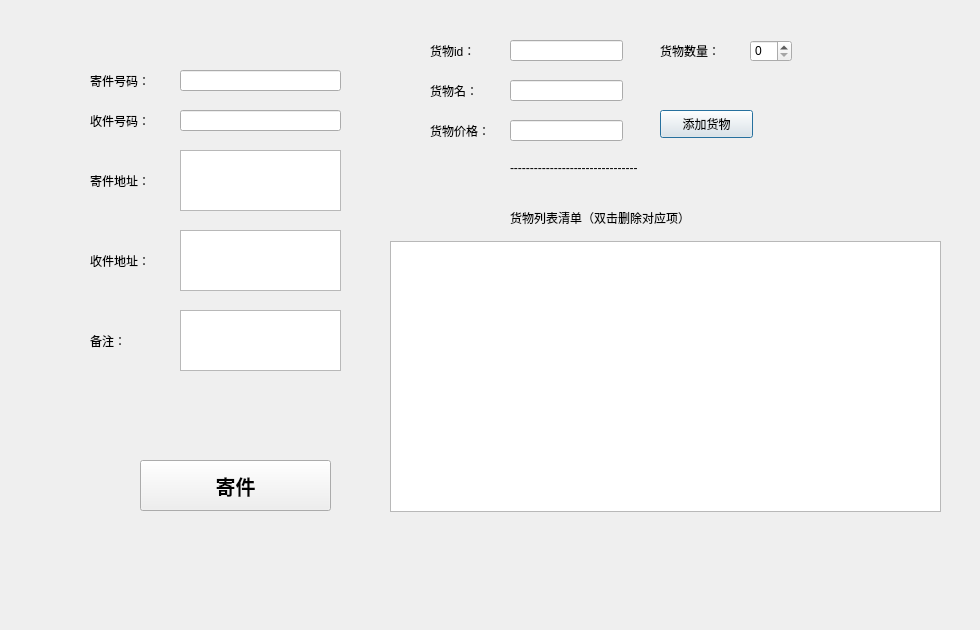
<?xml version="1.0" encoding="UTF-8"?>
<ui version="4.0">
 <class>UserCreateOrderWindow</class>
 <widget class="QDialog" name="UserCreateOrderWindow">
  <property name="geometry">
   <rect>
    <x>0</x>
    <y>0</y>
    <width>980</width>
    <height>630</height>
   </rect>
  </property>
  <property name="windowTitle">
   <string>UserCreateOrderWindow</string>
  </property>
  <widget class="QLineEdit" name="lineEdit">
   <property name="geometry">
    <rect>
     <x>180</x>
     <y>70</y>
     <width>161</width>
     <height>21</height>
    </rect>
   </property>
   <property name="dragEnabled">
    <bool>false</bool>
   </property>
   <property name="readOnly">
    <bool>true</bool>
   </property>
  </widget>
  <widget class="QLabel" name="label">
   <property name="geometry">
    <rect>
     <x>90</x>
     <y>70</y>
     <width>81</width>
     <height>21</height>
    </rect>
   </property>
   <property name="text">
    <string>寄件号码：</string>
   </property>
  </widget>
  <widget class="QLabel" name="label_2">
   <property name="geometry">
    <rect>
     <x>90</x>
     <y>110</y>
     <width>81</width>
     <height>21</height>
    </rect>
   </property>
   <property name="text">
    <string>收件号码：</string>
   </property>
  </widget>
  <widget class="QLineEdit" name="lineEdit_2">
   <property name="geometry">
    <rect>
     <x>180</x>
     <y>110</y>
     <width>161</width>
     <height>21</height>
    </rect>
   </property>
   <property name="text">
    <string/>
   </property>
  </widget>
  <widget class="QPlainTextEdit" name="plainTextEdit">
   <property name="geometry">
    <rect>
     <x>180</x>
     <y>150</y>
     <width>161</width>
     <height>61</height>
    </rect>
   </property>
   <property name="plainText">
    <string/>
   </property>
  </widget>
  <widget class="QLabel" name="label_3">
   <property name="geometry">
    <rect>
     <x>90</x>
     <y>170</y>
     <width>81</width>
     <height>21</height>
    </rect>
   </property>
   <property name="text">
    <string>寄件地址：</string>
   </property>
  </widget>
  <widget class="QLabel" name="label_4">
   <property name="geometry">
    <rect>
     <x>90</x>
     <y>250</y>
     <width>81</width>
     <height>21</height>
    </rect>
   </property>
   <property name="text">
    <string>收件地址：</string>
   </property>
  </widget>
  <widget class="QPlainTextEdit" name="plainTextEdit_2">
   <property name="geometry">
    <rect>
     <x>180</x>
     <y>230</y>
     <width>161</width>
     <height>61</height>
    </rect>
   </property>
  </widget>
  <widget class="QLabel" name="label_5">
   <property name="geometry">
    <rect>
     <x>90</x>
     <y>330</y>
     <width>81</width>
     <height>21</height>
    </rect>
   </property>
   <property name="text">
    <string>备注：</string>
   </property>
  </widget>
  <widget class="QPlainTextEdit" name="plainTextEdit_3">
   <property name="geometry">
    <rect>
     <x>180</x>
     <y>310</y>
     <width>161</width>
     <height>61</height>
    </rect>
   </property>
  </widget>
  <widget class="QTableView" name="tableView">
   <property name="geometry">
    <rect>
     <x>390</x>
     <y>241</y>
     <width>551</width>
     <height>271</height>
    </rect>
   </property>
  </widget>
  <widget class="QSpinBox" name="spinBox">
   <property name="geometry">
    <rect>
     <x>750</x>
     <y>40</y>
     <width>42</width>
     <height>22</height>
    </rect>
   </property>
  </widget>
  <widget class="QLabel" name="label_6">
   <property name="geometry">
    <rect>
     <x>510</x>
     <y>160</y>
     <width>251</width>
     <height>16</height>
    </rect>
   </property>
   <property name="text">
    <string>--------------------------------</string>
   </property>
  </widget>
  <widget class="QPushButton" name="pushButton">
   <property name="geometry">
    <rect>
     <x>660</x>
     <y>110</y>
     <width>93</width>
     <height>28</height>
    </rect>
   </property>
   <property name="text">
    <string>添加货物</string>
   </property>
  </widget>
  <widget class="QPushButton" name="pushButton_3">
   <property name="geometry">
    <rect>
     <x>140</x>
     <y>460</y>
     <width>191</width>
     <height>51</height>
    </rect>
   </property>
   <property name="font">
    <font>
     <pointsize>15</pointsize>
     <weight>75</weight>
     <italic>false</italic>
     <bold>true</bold>
     <strikeout>false</strikeout>
    </font>
   </property>
   <property name="text">
    <string>寄件</string>
   </property>
  </widget>
  <widget class="QLabel" name="label_7">
   <property name="geometry">
    <rect>
     <x>510</x>
     <y>210</y>
     <width>221</width>
     <height>16</height>
    </rect>
   </property>
   <property name="text">
    <string>货物列表清单（双击删除对应项）</string>
   </property>
  </widget>
  <widget class="QLineEdit" name="lineEdit_3">
   <property name="geometry">
    <rect>
     <x>510</x>
     <y>40</y>
     <width>113</width>
     <height>21</height>
    </rect>
   </property>
  </widget>
  <widget class="QLineEdit" name="lineEdit_4">
   <property name="geometry">
    <rect>
     <x>510</x>
     <y>80</y>
     <width>113</width>
     <height>21</height>
    </rect>
   </property>
  </widget>
  <widget class="QLineEdit" name="lineEdit_5">
   <property name="geometry">
    <rect>
     <x>510</x>
     <y>120</y>
     <width>113</width>
     <height>21</height>
    </rect>
   </property>
  </widget>
  <widget class="QLabel" name="label_8">
   <property name="geometry">
    <rect>
     <x>430</x>
     <y>40</y>
     <width>72</width>
     <height>21</height>
    </rect>
   </property>
   <property name="text">
    <string>货物id：</string>
   </property>
  </widget>
  <widget class="QLabel" name="label_9">
   <property name="geometry">
    <rect>
     <x>430</x>
     <y>80</y>
     <width>72</width>
     <height>21</height>
    </rect>
   </property>
   <property name="text">
    <string>货物名：</string>
   </property>
  </widget>
  <widget class="QLabel" name="label_10">
   <property name="geometry">
    <rect>
     <x>430</x>
     <y>120</y>
     <width>72</width>
     <height>21</height>
    </rect>
   </property>
   <property name="text">
    <string>货物价格：</string>
   </property>
  </widget>
  <widget class="QLabel" name="label_11">
   <property name="geometry">
    <rect>
     <x>660</x>
     <y>40</y>
     <width>72</width>
     <height>21</height>
    </rect>
   </property>
   <property name="text">
    <string>货物数量：</string>
   </property>
  </widget>
 </widget>
 <layoutdefault spacing="6" margin="11"/>
 <resources/>
 <connections/>
</ui>
